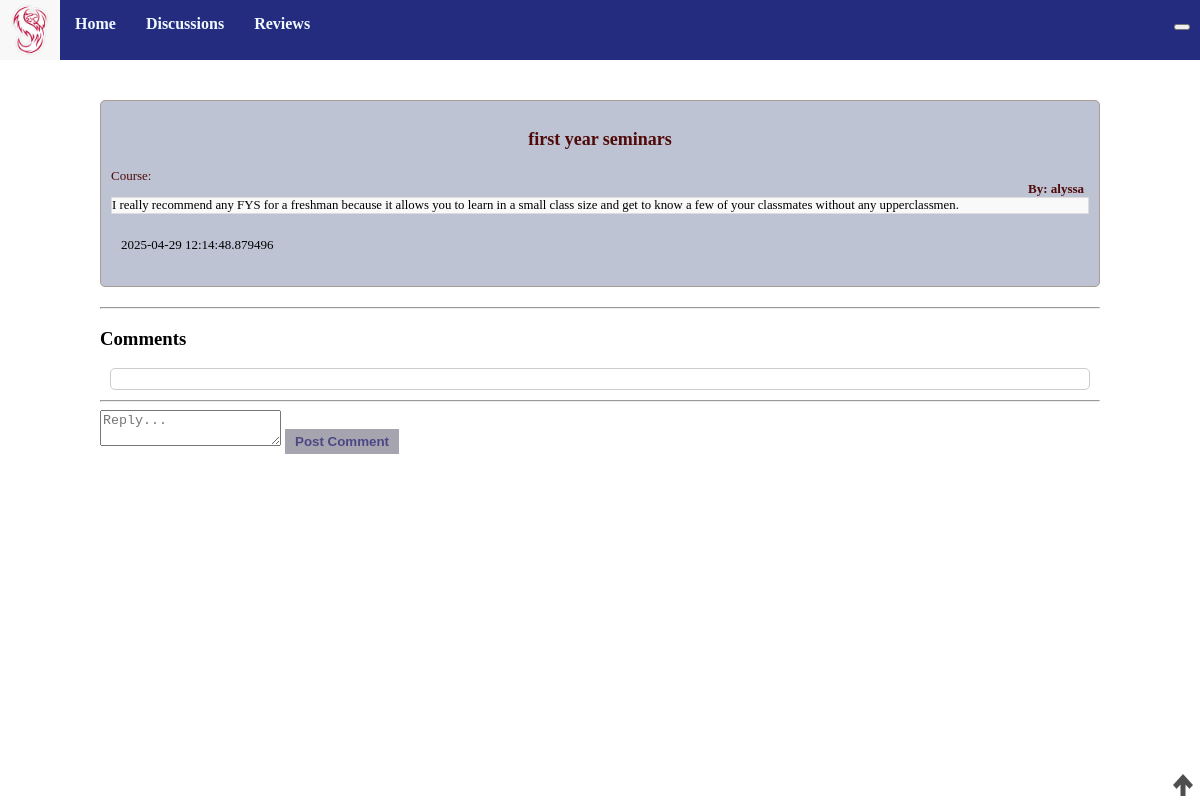
/discussion/2, run on the app's committed database.
### models.py (models this page shows, shortened)
class Discussion(db.Model):
    id = db.Column(db.Integer, primary_key=True)
    title = db.Column(db.String(255), nullable=False)
    content = db.Column(db.Text, nullable=False)
    created_at = db.Column(db.DateTime, default=db.func.current_timestamp())
    course = db.Column(db.Text)
    author = db.Column(db.Text, nullable=False)
    comments = db.relationship('Comment', backref='discussion', cascade="all, delete-orphan", lazy=True)
    up_votes = db.Column(db.Integer, default = 0)
    def __repr__(self) -> str:
        string = f"ID: {self.id}, Title: {self.title}, Content: {self.content}, Created_At: {self.created_at}, Course: {self.course}, Author: {self.author}, Upvotes: {self.up_votes}"
        return string

### app.py (the view)
@app.route('/discussion/<int:discussion_id>')
def dis_posts(discussion_id):
    discussion = Discussion.query.get_or_404(discussion_id) # returns a 404 error if get fails
    print(discussion)
    return render_template('dis_posts.html', discussion=discussion) # return the discussion_post object

### templates/dis_posts.html (shortened to what this page needs)
{% extends "base.html" %}
{% block head %}
{{ super() }}
{% endblock %}
{%block content %}
<div class="specificpost">
    <div class="whereithappens">
        <div id="header">
            <p id="title">{{discussion.title}}</p1>
            <p id="author">By: {{discussion.author}}</p>
            <p id="course">Course: {{discussion.course}}</p>
        </div>
        <p id="content">{{discussion.content}}</p>
        <div id="information">
            <div class="upvote-count">
                <img id="{{discussion.id}}" onclick="upvote(this)" src="{{url_for('static',
                    filename='upvote.png')}}" class="upvote" /><img />
            </div>
            <p id="created_at">{{discussion.created_at}}</p>
        </div>
    </div>
    <hr>
    <h3>Comments</h3>
    <ul class="list-group">
    </ul>
    <hr>
    <form action="{{ url_for('discussion_comment', discussion_id=discussion.id) }}" method="post" class="mt-3">
        <textarea name="comment" class="form-control mb-2" placeholder="Reply..." required></textarea>
        <button type="submit" class="btn btn-secondary">Post Comment</button>
    </form>
    {% endblock %}

### static/styles/base.css (style rules this page uses)
body { margin: 0; padding: 0; }
p { font-size: 0.8em; }
.list-group { background-color: #ffffff; border: 1px solid #ccc; padding: 10px; padding-left: 75px; padding-right: 75px; margin: 10px; border-radius: 5px; }
.whereithappens { padding: 10px; background-color: #bdc3d2; border: 1px solid #a89c94; margin-bottom: 20px; border-radius: 5px; font-family:montserrat; }
.specificpost { margin: 100px; }
#content { border: 1px solid #ddd; margin: auto; background-color: #f9f9f9; }
#header #title { color: rgb(80, 10, 10); font-weight: bolder; font-size: large; text-align: center; }
#header #author { color: rgb(80, 10, 10); font-weight: bold; font-size: small; margin-right: 5px; position: relative; float: right; }
#header #course { color: rgb(80, 10, 10); font-size: small; }
#information { display: grid; grid-template-columns: repeat(3, auto); padding: 5px; margin: 5px; }
#information p { font-size: small; }
.btn { background-color: #a6a5af; color: rgb(75, 71, 132); border: none; padding: 5px 10px; text-decoration: none; display: inline-block; font-weight: bold; }
.upvote { width: 20px; height: 22px; z-index: 50; }
.upvote-count { position: absolute; right: 7px; bottom: 0; }

### data on the page
Discussion: title "first year seminars", author "alyssa", content "I really recommend any FYS for a freshman because it allows you to learn in a small class size and get to know a few of your classmates without any upperclassmen.", created_at "2025-04-29 12:14:48.879496"
